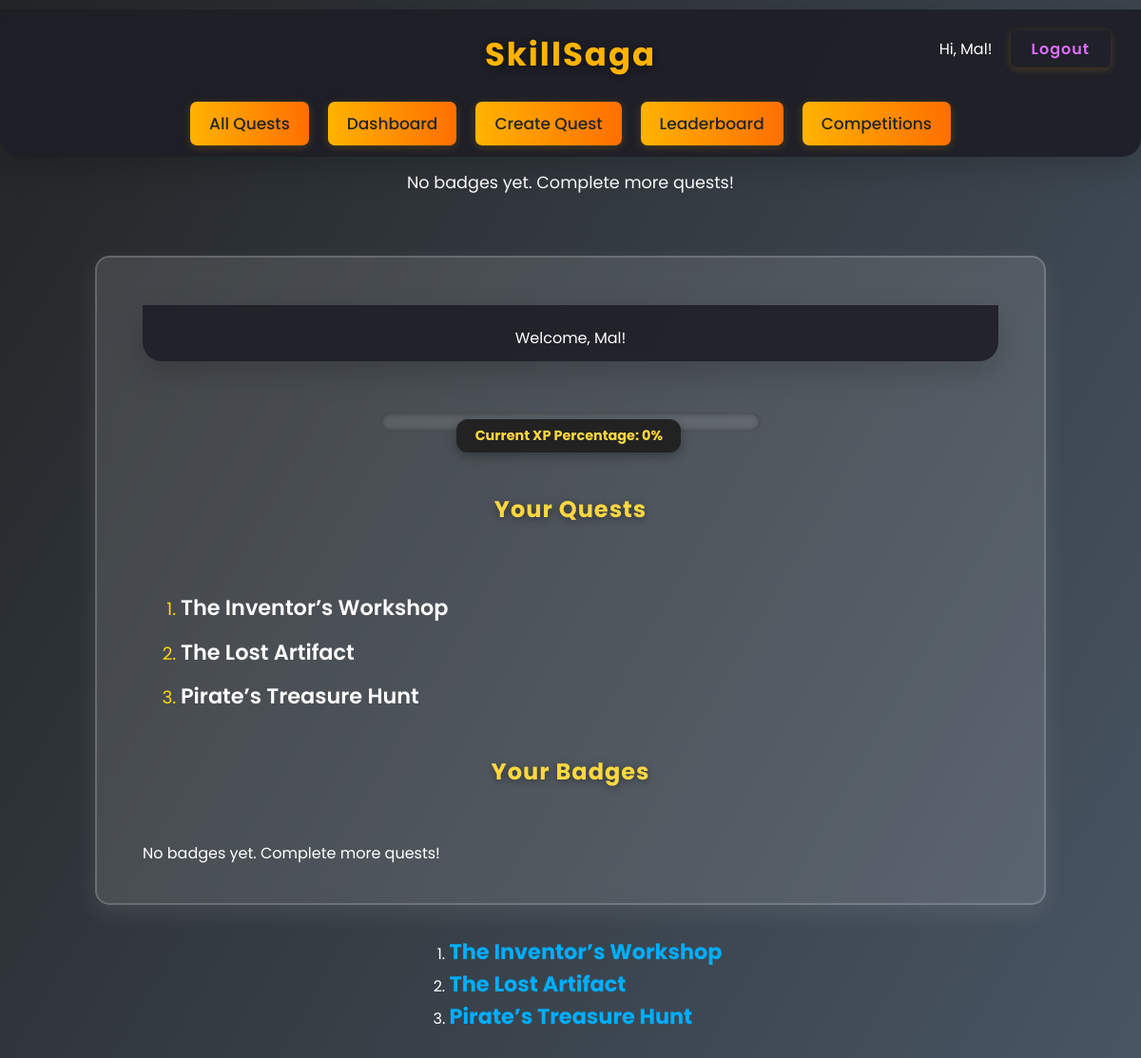
Page /dashboard/ (signed in) on the committed database.
### quests/models.py (models this page shows, shortened)
class UserProfile(models.Model):
    user = models.OneToOneField(settings.AUTH_USER_MODEL, on_delete=models.CASCADE)
    avatar = models.ImageField(upload_to='profile_images/', blank=True, null=True)
    bio = models.TextField(blank=True)
    email = models.TextField(blank= True)
    description = models.TextField(blank=True)
    birthday = models.DateField(blank=True, null=True)
    age = models.PositiveIntegerField(blank=True, null=True)
    residence = models.CharField(max_length=100, blank=True)
    address = models.CharField(max_length=255, blank=True)
    phone = models.CharField(max_length=20, blank=True)
    skype = models.CharField(max_length=50, blank=True)
    freelance = models.BooleanField(default=False)
    quests_completed = models.PositiveIntegerField(default=0)
    xp_collected = models.PositiveIntegerField(blank=True, null=True)
    competitions_won = models.PositiveIntegerField(blank=True, null=True)
    competitions_participated = models.PositiveIntegerField(blank=True, null=True)
    xp = models.PositiveIntegerField(default=0)

class Quest(models.Model):
    creator = models.ForeignKey(User, on_delete=models.CASCADE, related_name='created_quests')
    title = models.CharField(max_length=100)
    description = models.TextField()
    image = models.ImageField(upload_to='quest_images/', blank=True, null=True)
    created_at = models.DateTimeField(auto_now_add=True)

### quests/views.py (the view)
# urls.py: path('dashboard/', views.dashboard, name='dashboard'),
@login_required
def dashboard(request):
    user_profile = UserProfile.objects.get(user=request.user)
    progresses = Progress.objects.filter(user=request.user, completed=True)
    badges = Badge.objects.filter(xp_required__lte=user_profile.xp)
    quests = Quest.objects.filter(challenges__progress__user=request.user).distinct()
    xp_percent = int((user_profile.xp / 100) * 100) if user_profile.xp <= 100 else 100
    show_badge_message = not badges.exists()
    show_instructions = request.session.pop('show_instructions', False)
    print("show_instructions:", show_instructions)
    return render(request, 'quests/dashboard.html', {
        'user_profile': user_profile,
        'progresses': progresses,
        'badges': badges,
        'quests': quests,
        'show_badge_message': show_badge_message,
        'xp_percent': xp_percent,
        'show_instructions': show_instructions,  # <-- for the popup
    })

### quests/templates/quests/dashboard.html (shortened to what this page needs)
{% extends 'quests/base.html' %}
{% load static %}
{% block content %}
   <div class="badges-section" style="display: flex; gap: 1rem; justify-content: center; align-items: center; margin-top: 1.5rem;">
    {% if badges %}
        {% for badge in badges %}
            {% if badge.icon %}
                <img src="{{ badge.icon.url }}" alt="{{ badge.name }}" title="{{ badge.name }}" width="48" />
            {% endif %}
        {% endfor %}
    {% else %}
        <span style="color: #fff; font-size: 1.1rem;">No badges yet. Complete more quests!</span>
    {% endif %}
   </div>
<div class="main-container">
<div class="quest-card">
    <div class="header">Welcome, {{ user_profile.user.username }}!</div>
    <div>
        <div id="xp-bar-container">
            <strong><span class="level-badge" id="level">Current XP Percentage: {{ xp_percent }}%</span></strong>
        </div>
    </div>
    <h2>Your Quests</h2>
    <ul>
       <ul>
            {% for quest in quests %}
                <li class="quest-list-item">
                    <a class="quest-link" href="{% url 'quest_detail' quest.id %}">{{ quest.title }}</a>
                </li>
            {% endfor %}
        </ul>
    </ul>
    <h2>Your Badges</h2>
    <div>
       {% for badge in badges %}
        {% if badge.icon %}
            <img src="{{ badge.icon.url }}" alt="{{ badge.name }}" title="{{ badge.name }}" width="48" />
        {% elif badge.icon_url %}
            <img src="{{ badge.icon_url }}" alt="{{ badge.name }}" title="{{ badge.name }}" width="48" />
        {% endif %}
    {% empty %}
        {% if show_badge_message %}
            <span>No badges yet. Complete more quests!</span>
        {% endif %}
{% endfor %}
    </div>
</div>
<ol>
    {% for quest in quests %}
        <li>
            <div class="quest-flex-row">
                <a class="quest-link" href="{% url 'quest_detail' quest.id %}">{{ quest.title }}</a>
            </div>
        </li>
    {% endfor %}
</ol>
{% endblock %}

### quests/templates/quests/base.html (shortened to what this page needs)
{% load static %}
<!DOCTYPE html>
<html lang="en">
<head>
    <link rel="stylesheet" href="{% static 'quests/styles.css' %}">
    <link rel="stylesheet" href="https://cdnjs.cloudflare.com/ajax/libs/font-awesome/6.4.0/css/all.min.css">
    <link rel="stylesheet" href="https://cdn.jsdelivr.net/npm/sweetalert2@11/dist/sweetalert2.min.css">
</head>
<body>
   <div class="header">
    <h1>SkillSaga</h1>
    <nav>
        <a href="{% url 'quest_list' %}">All Quests</a>
        <a href="{% url 'dashboard' %}">Dashboard</a>
        <a href="{% url 'create_quest' %}">Create Quest</a>
        <a href="{% url 'leaderboard' %}">Leaderboard</a>
        <a href="{% url 'competition_list' %}">Competitions</a>
    </nav>
    <div class="user-info">
    {% if user.is_authenticated %}
        <span>Hi, {{ user.username }}!</span>
        <form action="{% url 'logout' %}" method="post" style="display:inline;">
            <button type="submit" class="logout-btn">Logout</button>
        </form>
    {% else %}
        <a href="{% url 'login' %}?next={{ request.path }}">Login</a>
    {% endif %}
    </div>
   </div>
   {% block content %}{% endblock %}
</body>
</html>

### quests/static/quests/styles.css (style rules this page uses)
body { background: linear-gradient(120deg, #232526 0%, #485563 100%); min-height: 100vh; color: #fff; padding-top: 0px; transition: background 0.5s; position: relative; }
body::after { content: ''; position: fixed; top: 0; left: 0; right: 0; bottom: 0; background: url("images/watermark.jpg") center center no-repeat; background-size: cover; opacity: 0.12; pointer-events: none; z-index: 0; }
* { margin: 0; padding: 0; box-sizing: border-box; font-family: 'Poppins', sans-serif; }
.header { position: fixed; top: 10px; left: 0; width: 100%; background: rgba(30, 30, 38, 0.92); padding: 22px 0 12px 0; z-index: 1000; box-shadow: 0 12px 32px rgba(0, 0, 0, 0.18); border-radius: 0 0 20px 20px; text-align: center; backdrop-filter: blur(8px); }
.header h1 { font-size: 34px; font-weight: 700; color: #ffb300; margin-bottom: 8px; letter-spacing: 2px; text-shadow: 0 2px 12px #0007; }
.header nav { margin-top: 1rem; display: inline-flex; gap: 20px; }
.header nav a { text-decoration: none; color: #232526; font-size: 17px; font-weight: 500; padding: 10px 20px; border-radius: 7px; background: linear-gradient(90deg, #ffb300 0%, #ff6f00 100%); transition: all 0.3s; box-shadow: 0 2px 10px #ffb30033; border: none; }
.main-container { width: 100vw; min-height: 100vh; display: flex; flex-direction: column; align-items: center; justify-content: flex-start; padding: 2rem 0; }
.quest-card { background: rgba(255,255,255,0.12); border-radius: 15px; padding: 2.5rem 3rem 2.5rem 3rem; width: 100%; max-width: 1000px; min-width: 320px; box-shadow: 0 8px 25px rgba(255,255,255,0.09); border: 2px solid rgba(255,255,255,0.18); display: flex; flex-direction: column; gap: 2rem; backdrop-filter: blur(6px); animation: fadein 0.7s; margin: 2rem 0; }
.quest-card h2, .quest-card h3 { margin-bottom: 1.5rem; letter-spacing: 1px; color: #ffd740; text-shadow: 0 2px 8px #0006; text-align: center; }
.header { position: relative; }
.user-info { position: absolute; top: 22px; right: 32px; display: flex; align-items: center; gap: 0.7rem; font-size: 1rem; z-index: 10; }
.user-info form { margin: 0; }
.user-info button { margin-left: 0.5rem; background: none; border: none; color: rgb(223, 109, 252); cursor: pointer; }
.logout-btn { background: linear-gradient(90deg, #ff6f00 0%, #ffd740 100%); color: #232526; font-weight: 600; border: none; border-radius: 6px; padding: 7px 22px; margin-left: 10px; box-shadow: 0 2px 8px #ffb30033; cursor: pointer; font-size: 1rem; transition: background 0.2s, color 0.2s, transform 0.2s; outline: none; letter-spacing: 1px; }
#xp-bar-container { background: rgba(255, 255, 255, 0.1); height: 20px; border-radius: 15px; overflow: hidden; margin: 2rem 0; box-shadow: inset 0 0 6px rgba(0, 0, 0, 0.5); width: 100%; max-width: 400px; margin-left: auto; margin-right: auto; }
.quest-list-item { list-style: disc; margin: 0.8rem 0; }
.quest-link { font-size: 1.4rem; font-weight: 700; color: rgb(0, 174, 255); text-decoration: none; transition: color 0.3s ease; }
.quest-card ul { list-style: disc; padding-left: 20px; }
.quest-card ul li { margin-bottom: 0.8rem; font-size: 1.15rem; color:gold; }
.quest-card ul li a { color: white; text-decoration: none; font-weight: 600; transition: color 0.3s ease; }
.level-badge { display: block; position: fixed; top: 25%; left: 38%; font-size: 0.9rem; font-weight: 700; color: #ffd740; padding: 0.3rem 1.2rem; border-radius: 12px; box-shadow: 0 4px 12px rgba(0, 0, 0, 0.3); z-index: 10000; text-align: center; background: #222; height: 2.2rem; line-height: 1.6rem; min-width: 70px; box-sizing: border-box; }
ol { list-style-type: decimal; padding-left: 2rem; align-items: center; }
.quest-list-item { list-style-type: decimal; margin: 0.8rem 0; align-items: center; }
.quest-flex-row { display: flex; align-items: center; gap: 0.1rem; }

### rows in the picture
UserProfile: user.username "Mal"
Quest: title "The Inventor’s Workshop"
Quest: title "The Lost Artifact"
Quest: title "Pirate’s Treasure Hunt"

### other values in the picture
{{ user.username }} "Mal"
{{ xp_percent }} "0"
